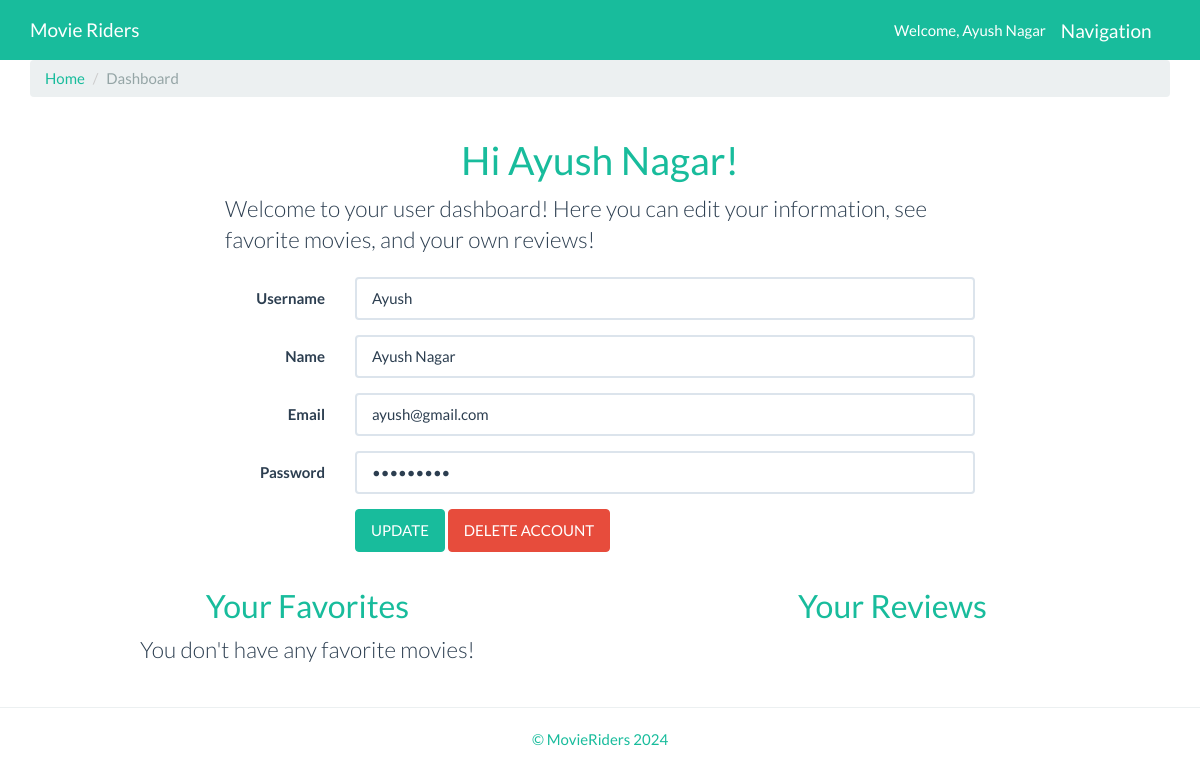
/useraccount.php (signed in), run on the app's committed database.
### tables this page shows
CREATE TABLE `users` (
  `user_id` int(11) unsigned NOT NULL AUTO_INCREMENT,
  `user_name` varchar(50) NOT NULL DEFAULT '',
  `user_full_name` varchar(150) NOT NULL DEFAULT '',
  `user_email` varchar(255) NOT NULL DEFAULT '',
  `user_password` varchar(255) NOT NULL DEFAULT '',
  `user_role` int(11) NOT NULL,
  PRIMARY KEY (`user_id`)
);

### useraccount.php (the view, shortened to what this page needs)
<?php
require_once ('includes/header.php');
require_once ('includes/database.php');
$user_id = $session_id;
$query_str = "SELECT * FROM users WHERE user_id=" . $user_id;
$result = $conn->query($query_str);
$result_row = $result->fetch_assoc();
if (!$result) {
	$errno = $conn->errno;
	$errmsg = $conn->error;
	echo "Selection failed with: ($errno) $errmsg<br/>\n";
	$conn->close();
	exit;
} else {
	?>
	<div class="container wrapper">
		<ul class="breadcrumb">
			<li><a href="movies.php">Home</a></li>
			<li class="active">Dashboard</li>
		</ul>
		<div class="row">
			<div class="col-xs-8 col-xs-offset-2">
				<h1 class="text-center text-success">Hi <?php echo $name; ?>!</h1>
				<p class="lead">Welcome to your user dashboard! Here you can edit your information, see favorite movies, and your own reviews!</p>
			</div>
		</div>
		<div class="row">
			<div class="col-xs-8 col-xs-offset-2">
				<form name="edituser" class="form-horizontal" role="form" action="updateaccount.php" method="get" enctype="text/plain">
					<div class="form-group">
						<label for="newUserName" class="col-sm-2 control-label">Username</label>
						<div class="col-sm-10">
							<input type="text" class="form-control" id="newUserName" name="username" value="<?php echo $result_row['user_name']; ?>" required>
						</div>
					</div>
					<div class="form-group">
						<label for="newName" class="col-sm-2 control-label">Name</label>
						<div class="col-sm-10">
							<input type="text" class="form-control" id="newName" name="name" value="<?php echo $result_row['user_full_name']; ?>" required>
						</div>
					</div>
					<div class="form-group">
						<label for="newEmail" class="col-sm-2 control-label">Email</label>
						<div class="col-sm-10">
							<input type="email" class="form-control" id="newEmail" name="email" value="<?php echo $result_row['user_email']; ?>" required>
						</div>
					</div>
					<div class="form-group">
						<label for="newPassword" class="col-sm-2 control-label">Password</label>
						<div class="col-sm-10">
							<input type="password" class="form-control" id="newPassword" name="password" value="<?php echo $result_row['user_password']; ?>" required>
						</div>
					</div>
					<div class="form-group">
						<div class="col-sm-offset-2 col-sm-10">
							<a href="javascript:document.edituser.submit()" class="btn btn-success">UPDATE</a>
							<a class="btn btn-danger" href="deleteuser.php?id=<?php echo $result_row['user_id'] ?>">DELETE ACCOUNT</a>
						</div>
					</div>
				</form>
			</div>
		</div>
		<div class="row">
			<div class="col-xs-6">
				<h2 class="text-center text-success">Your Favorites</h2>
				<?php
				if (isset($items)) {
					$items_count_value = array_count_values($items);
					foreach ($items_count_value as $id => $qty) {
						$query_str = "SELECT * FROM movies WHERE movie_id=" . $id;
						$result = $conn->query($query_str);
						$result_row = $result->fetch_assoc();
						$id = $result_row['movie_id'];
						$img = $result_row['movie_img'];
						$title = "<a href='moviedetails.php?id= " . $result_row['movie_id'] . "'>" . $result_row['movie_name'] . "</a>";
						?>
						<div class="row movie-list">
							<div class="col-xs-12">
								<div class="panel panel-default">
									<div class="panel-heading">
										<h3 class="panel-title">
											<?php echo "$title";?>
										</h3>
									</div>
								</div>
							</div>
						</div>
					<?php
					}
				}else {
					echo "<p class='lead text-center'>You don't have any favorite movies!</p>";
				}
				?>
			</div>
			<div class="col-xs-6">
				<h2 class="text-center text-success">Your Reviews</h2>
			</div>
		</div>
	</div>
<?php
}
include ('includes/footer.php');
?>

### data on the page
users: username "Ayush", name "Ayush Nagar", email "ayush@gmail.com"

### other printed values
$name "Ayush Nagar"
